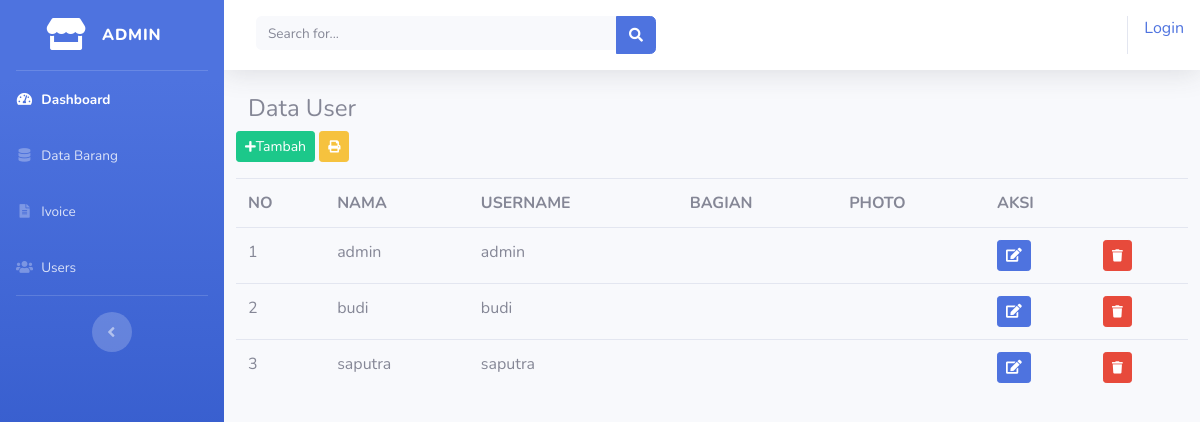
The app's page /index.php/admin/user with its own data.
### tables this page shows
CREATE TABLE `tb_user` (
  `id` int(11) NOT NULL,
  `nama` varchar(45) NOT NULL,
  `username` varchar(45) NOT NULL,
  `password` varchar(50) NOT NULL,
  `role_id` tinyint(1) NOT NULL
);

### application/controllers/admin/user.php (called while the page is built, shortened)
<?php
class User extends CI_Controller
{
	public function __construct()
	{
		$this->load->model('Muser');
	}
	public function index()
	{
		$data["title"] 		  = "User";
		$data["title_header"] = "Data User";
    	$data["content"]      = "admin/vdata_user";
		$data['q'] 	  = $this->Muser->getuser();
		$this->load->view('templates_admin/template',$data);
	}
}
?>

### index.php (called while the page is built, shortened)
<?php
require_once BASEPATH.'core/CodeIgniter.php';

### application/models/Muser.php (called while the page is built)
<?php
class Muser extends CI_Model {
	public function getuser(){
		return $this->db->get('tb_user')->result();
	}
}
?>

### application/views/admin/vdata_user.php (the view, shortened to what this page needs)
<div class="container-fluid">
	<button class="btn btn-sm btn-success mb-3" data-toggle="modal" data-target="#tambah_barang">
		<i class="fas fa-plus fa-sm"></i>Tambah</button>
	<button type="button" class="cetak btn btn-sm btn-warning mb-3"><i class="fas fa-print fa-sm"></i></button>
	<table class="table table-border">
		<tr>
			<th>NO</th>
			<th>NAMA</th>
			<th>USERNAME</th>
			<th>BAGIAN</th>
			<th>PHOTO</th>
			<th colspan="3">AKSI</th>
		</tr>
		<?php
		$no = 1;
		foreach ($q as $row) : ?>
			<tr>
				<td><?php echo $no++ ?></td>
				<td><?php echo $row->nama ?></td>
				<td><?php echo $row->username ?></td>
				<td><?php echo $row->bagian ?></td>
				<td><?php echo $row->photo ?></td>
				<td><?php echo anchor('admin/data_barang/edit/'  . $row->id, '<div class="btn btn-primary btn-sm"><i class="fa fa-edit"></i></div>') ?></td>
				<td><button type="button" data="<?php echo $row->id?>" class="delete btn btn-sm btn-danger"><i class="fas fa-trash fa-sm"></i></button></td>
			<?php endforeach; ?>
	</table>
</div>

### records on screen
tb_user: nama "admin", username "admin"
tb_user: nama "budi", username "budi"
tb_user: nama "saputra", username "saputra"

### other values on screen
anchor('auth/login','Login') "Login"
$title_header "Data User"
